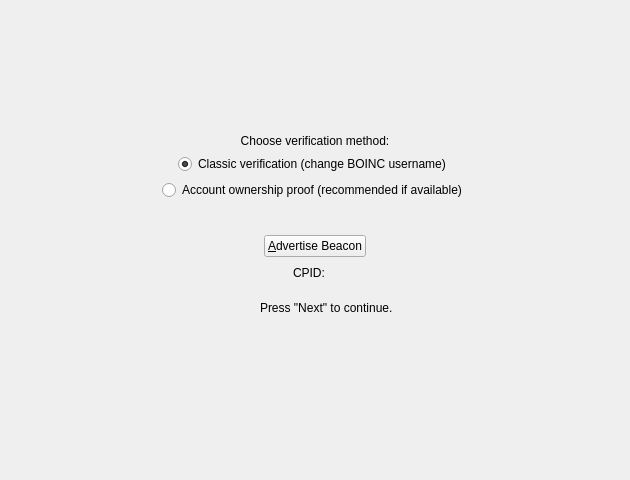
<?xml version="1.0" encoding="UTF-8"?>
<ui version="4.0">
 <class>ResearcherWizardBeaconPage</class>
 <widget class="QWizardPage" name="ResearcherWizardBeaconPage">
  <property name="geometry">
   <rect>
    <x>0</x>
    <y>0</y>
    <width>630</width>
    <height>480</height>
   </rect>
  </property>
  <property name="sizePolicy">
   <sizepolicy hsizetype="Expanding" vsizetype="Expanding">
    <horstretch>0</horstretch>
    <verstretch>0</verstretch>
   </sizepolicy>
  </property>
  <property name="windowTitle">
   <string>Beacon Advertisement</string>
  </property>
  <property name="title">
   <string>Beacon Advertisement</string>
  </property>
  <property name="subTitle">
   <string>A beacon links your BOINC accounts to your wallet. After sending a beacon, the network tracks your BOINC statistics to calculate research rewards.</string>
  </property>
  <layout class="QVBoxLayout" name="beaconPageLayout">
   <item>
    <spacer name="headerSpacer">
     <property name="orientation">
      <enum>Qt::Vertical</enum>
     </property>
     <property name="sizeType">
      <enum>QSizePolicy::Fixed</enum>
     </property>
     <property name="sizeHint" stdset="0">
      <size>
       <width>20</width>
       <height>40</height>
      </size>
     </property>
    </spacer>
   </item>
   <item alignment="Qt::AlignHCenter">
    <widget class="QLabel" name="beaconIconLabel">
     <property name="sizePolicy">
      <sizepolicy hsizetype="Fixed" vsizetype="Fixed">
       <horstretch>0</horstretch>
       <verstretch>0</verstretch>
      </sizepolicy>
     </property>
     <property name="minimumSize">
      <size>
       <width>48</width>
       <height>48</height>
      </size>
     </property>
     <property name="maximumSize">
      <size>
       <width>48</width>
       <height>48</height>
      </size>
     </property>
     <property name="text">
      <string/>
     </property>
     <property name="scaledContents">
      <bool>true</bool>
     </property>
     <property name="textInteractionFlags">
      <set>Qt::NoTextInteraction</set>
     </property>
    </widget>
   </item>
   <item>
    <widget class="QLabel" name="beaconStatusLabel">
     <property name="sizePolicy">
      <sizepolicy hsizetype="Preferred" vsizetype="Fixed">
       <horstretch>0</horstretch>
       <verstretch>0</verstretch>
      </sizepolicy>
     </property>
     <property name="text">
      <string notr="true"/>
     </property>
     <property name="alignment">
      <set>Qt::AlignCenter</set>
     </property>
    </widget>
   </item>
   <item>
    <widget class="QWidget" name="verificationMethodWrapper" native="true">
     <layout class="QVBoxLayout" name="verificationMethodLayout">
      <item>
       <widget class="QLabel" name="verificationMethodLabel">
        <property name="text">
         <string>Choose verification method:</string>
        </property>
        <property name="alignment">
         <set>Qt::AlignCenter</set>
        </property>
        <property name="textInteractionFlags">
         <set>Qt::NoTextInteraction</set>
        </property>
       </widget>
      </item>
      <item alignment="Qt::AlignHCenter">
       <widget class="QRadioButton" name="v2RadioButton">
        <property name="text">
         <string>Classic verification (change BOINC username)</string>
        </property>
        <property name="checked">
         <bool>true</bool>
        </property>
       </widget>
      </item>
      <item alignment="Qt::AlignHCenter">
       <widget class="QRadioButton" name="v3RadioButton">
        <property name="text">
         <string>Account ownership proof (recommended if available)</string>
        </property>
       </widget>
      </item>
      <item alignment="Qt::AlignHCenter">
       <widget class="QLabel" name="v3UnavailableLabel">
        <property name="text">
         <string notr="true"/>
        </property>
        <property name="alignment">
         <set>Qt::AlignCenter</set>
        </property>
        <property name="wordWrap">
         <bool>true</bool>
        </property>
        <property name="textInteractionFlags">
         <set>Qt::NoTextInteraction</set>
        </property>
       </widget>
      </item>
     </layout>
    </widget>
   </item>
   <item alignment="Qt::AlignHCenter">
    <widget class="QPushButton" name="sendBeaconButton">
     <property name="sizePolicy">
      <sizepolicy hsizetype="Fixed" vsizetype="Fixed">
       <horstretch>0</horstretch>
       <verstretch>0</verstretch>
      </sizepolicy>
     </property>
     <property name="text">
      <string>&amp;Advertise Beacon</string>
     </property>
    </widget>
   </item>
   <item>
    <layout class="QHBoxLayout" name="cpidLayout">
     <item>
      <spacer name="cpidLeftSpacer">
       <property name="orientation">
        <enum>Qt::Horizontal</enum>
       </property>
       <property name="sizeHint" stdset="0">
        <size>
         <width>40</width>
         <height>20</height>
        </size>
       </property>
      </spacer>
     </item>
     <item>
      <widget class="QLabel" name="cpidLabelLabel">
       <property name="sizePolicy">
        <sizepolicy hsizetype="Fixed" vsizetype="Preferred">
         <horstretch>0</horstretch>
         <verstretch>0</verstretch>
        </sizepolicy>
       </property>
       <property name="text">
        <string notr="true">CPID:</string>
       </property>
      </widget>
     </item>
     <item>
      <widget class="QLabel" name="cpidLabel">
       <property name="sizePolicy">
        <sizepolicy hsizetype="Fixed" vsizetype="Preferred">
         <horstretch>0</horstretch>
         <verstretch>0</verstretch>
        </sizepolicy>
       </property>
       <property name="text">
        <string notr="true"/>
       </property>
      </widget>
     </item>
     <item>
      <spacer name="cpidRightSpacer">
       <property name="orientation">
        <enum>Qt::Horizontal</enum>
       </property>
       <property name="sizeHint" stdset="0">
        <size>
         <width>40</width>
         <height>20</height>
        </size>
       </property>
      </spacer>
     </item>
    </layout>
   </item>
   <item>
    <widget class="QWidget" name="continuePromptWrapper" native="true">
     <layout class="QHBoxLayout" name="continuePromptLayout">
      <item>
       <spacer name="continuePromptLeftSpacer">
        <property name="orientation">
         <enum>Qt::Horizontal</enum>
        </property>
        <property name="sizeHint" stdset="0">
         <size>
          <width>40</width>
          <height>20</height>
         </size>
        </property>
       </spacer>
      </item>
      <item>
       <widget class="QLabel" name="continuePromptIconLabel">
        <property name="sizePolicy">
         <sizepolicy hsizetype="Fixed" vsizetype="Fixed">
          <horstretch>0</horstretch>
          <verstretch>0</verstretch>
         </sizepolicy>
        </property>
        <property name="minimumSize">
         <size>
          <width>16</width>
          <height>16</height>
         </size>
        </property>
        <property name="maximumSize">
         <size>
          <width>16</width>
          <height>16</height>
         </size>
        </property>
        <property name="text">
         <string notr="true"/>
        </property>
        <property name="pixmap">
         <pixmap resource="../bitcoin.qrc">:/icons/round_green_check</pixmap>
        </property>
        <property name="scaledContents">
         <bool>true</bool>
        </property>
        <property name="alignment">
         <set>Qt::AlignCenter</set>
        </property>
        <property name="textInteractionFlags">
         <set>Qt::NoTextInteraction</set>
        </property>
       </widget>
      </item>
      <item>
       <widget class="QLabel" name="continuePromptLabel">
        <property name="sizePolicy">
         <sizepolicy hsizetype="Fixed" vsizetype="Preferred">
          <horstretch>0</horstretch>
          <verstretch>0</verstretch>
         </sizepolicy>
        </property>
        <property name="text">
         <string>Press &quot;Next&quot; to continue.</string>
        </property>
        <property name="textInteractionFlags">
         <set>Qt::NoTextInteraction</set>
        </property>
       </widget>
      </item>
      <item>
       <spacer name="continuePromptRightSpacer">
        <property name="orientation">
         <enum>Qt::Horizontal</enum>
        </property>
        <property name="sizeHint" stdset="0">
         <size>
          <width>40</width>
          <height>20</height>
         </size>
        </property>
       </spacer>
      </item>
     </layout>
    </widget>
   </item>
   <item>
    <spacer name="footerSpacer">
     <property name="orientation">
      <enum>Qt::Vertical</enum>
     </property>
     <property name="sizeHint" stdset="0">
      <size>
       <width>20</width>
       <height>40</height>
      </size>
     </property>
    </spacer>
   </item>
  </layout>
 </widget>
 <resources>
  <include location="../bitcoin.qrc"/>
 </resources>
 <connections/>
</ui>
